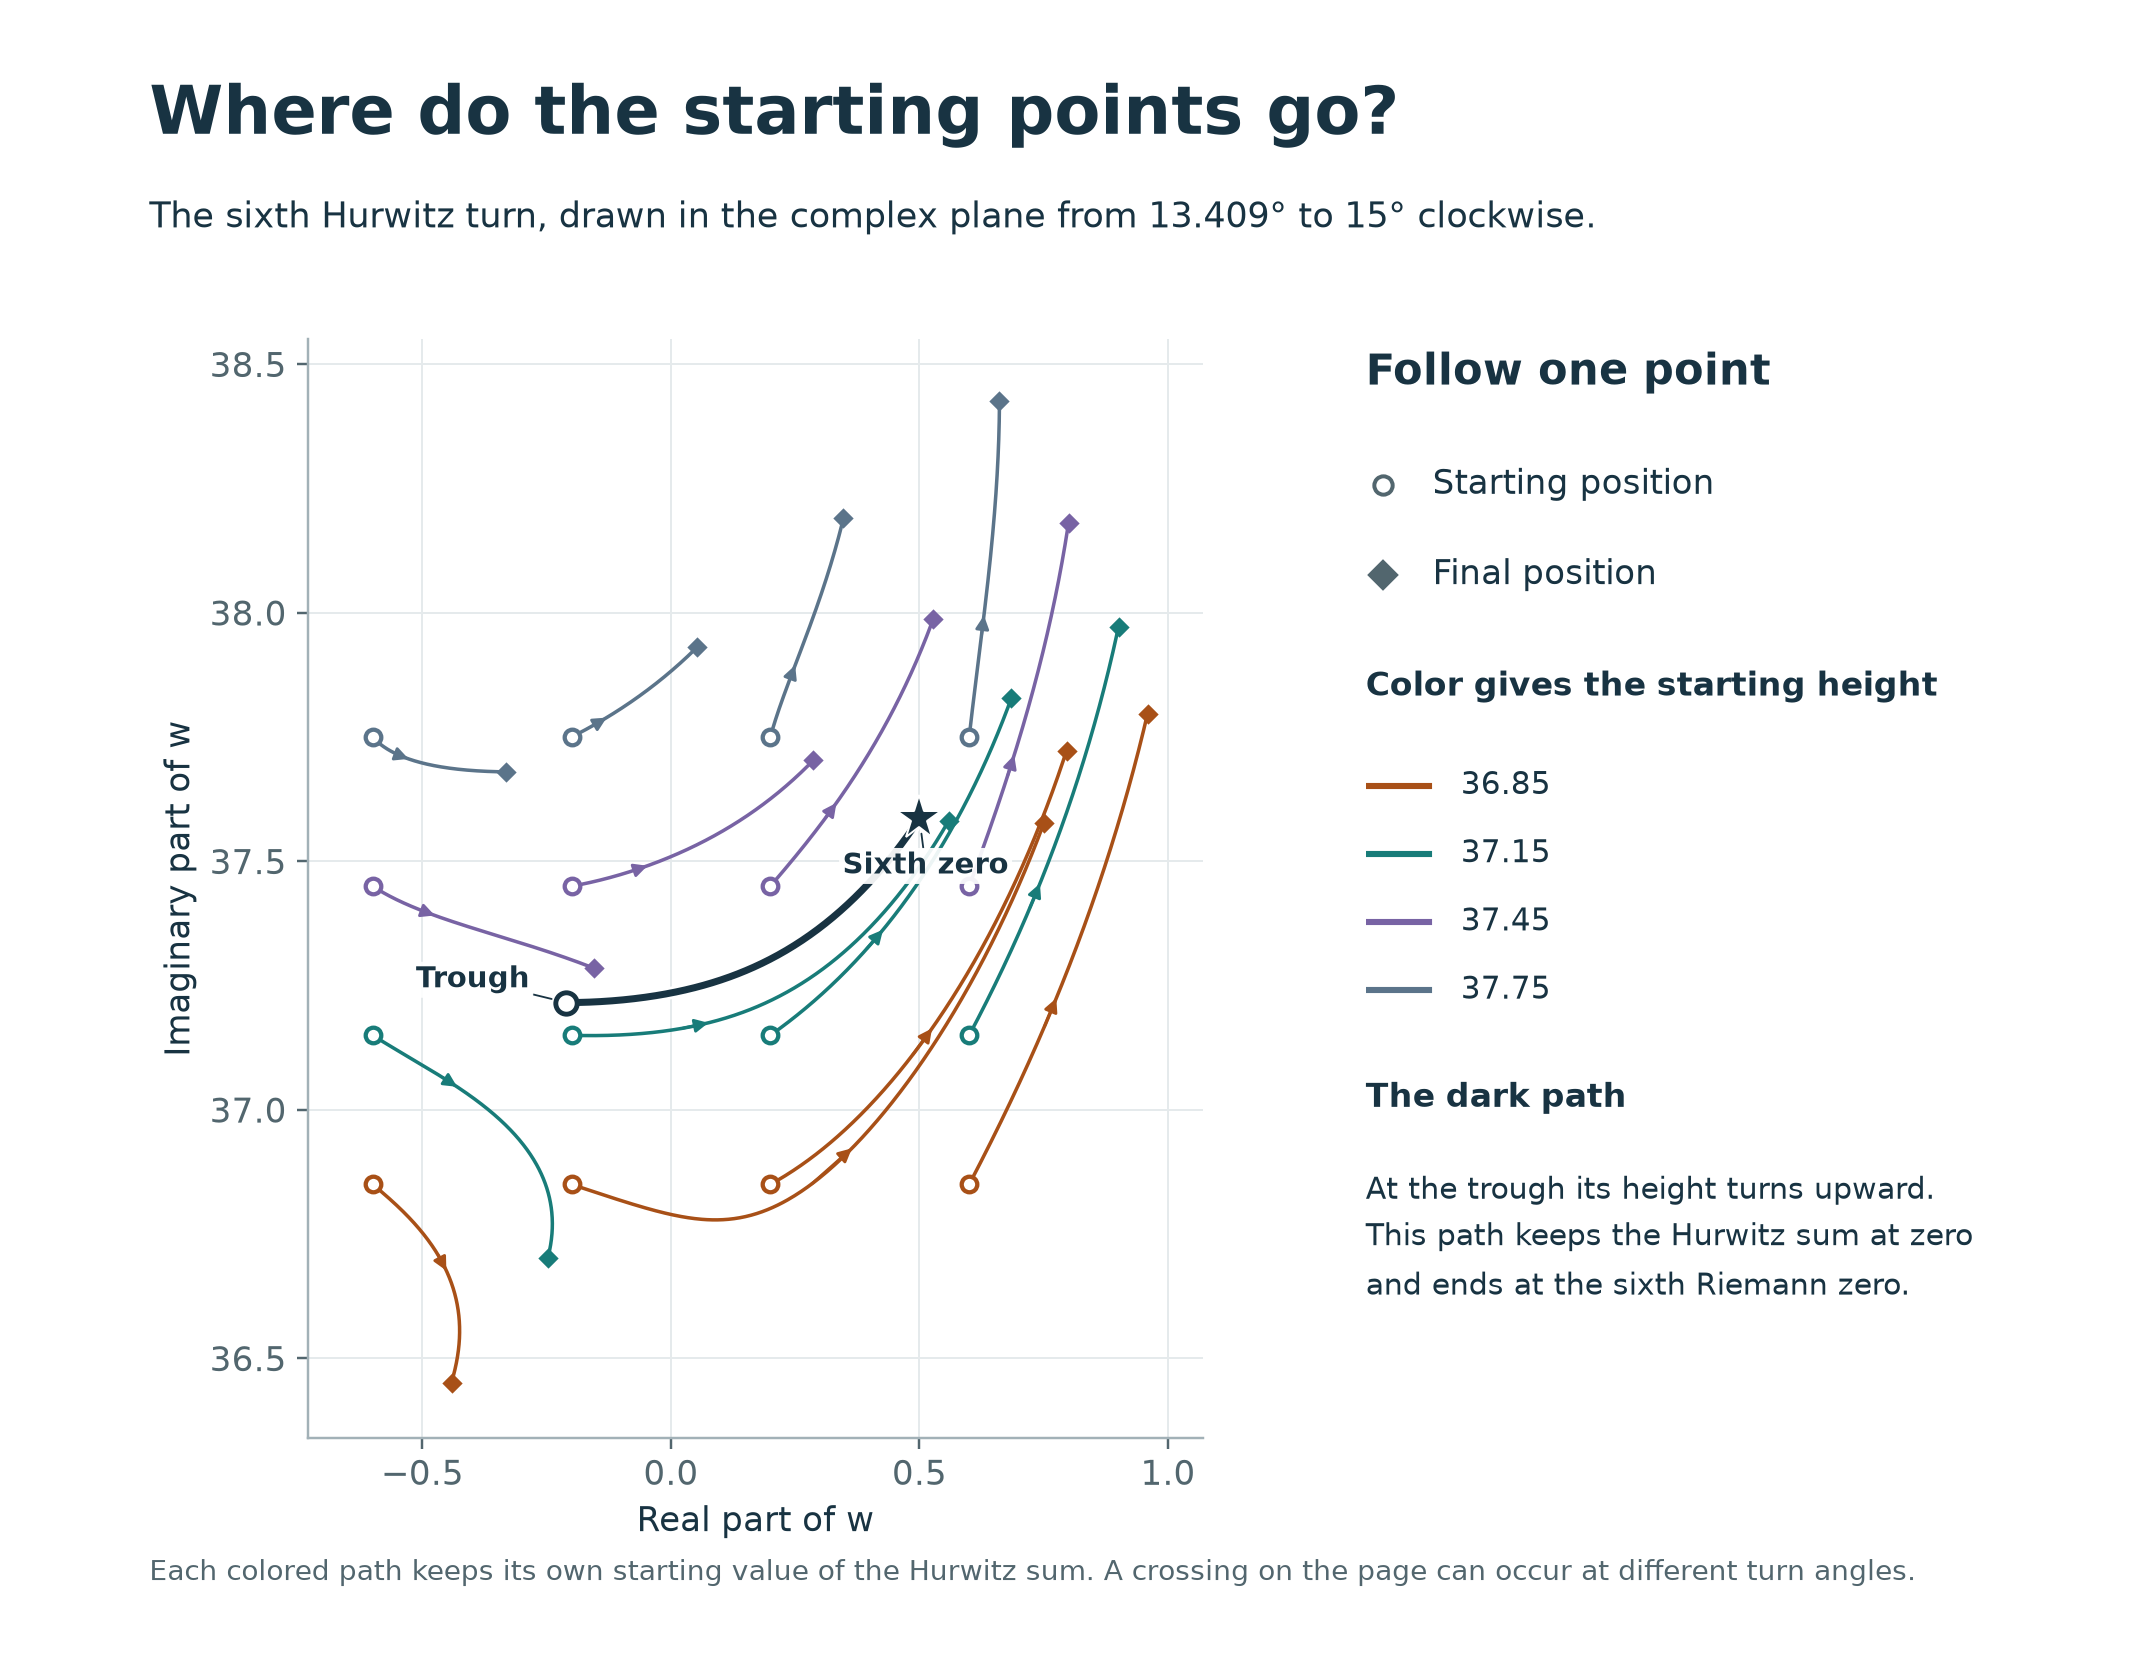

Recreate this plot in Python.
"""Draw actual continued paths and their relative displacement in the complex plane."""
import argparse
from pathlib import Path

import matplotlib
matplotlib.use("Agg")
import matplotlib.pyplot as plt
import numpy as np

from plane_map import HERE, fields, rk
from two_paths import follow


INK = "#183342"
SLATE = "#52666e"
TEAL = "#006a78"
ROW_COLORS = ("#a85017", "#187c79", "#7863a4", "#5b748a")


def arrow(ax, path, i, j, color, size=12):
    a, b = path[i], path[j]
    ax.annotate("", xy=(b.real, b.imag), xytext=(a.real, a.imag),
                arrowprops=dict(arrowstyle="-|>", mutation_scale=size,
                                shrinkA=0, shrinkB=0, color=color, linewidth=.95))


def setup(ax):
    ax.set_aspect("equal", adjustable="box")
    ax.spines[["top", "right"]].set_visible(False)
    ax.spines[["bottom", "left"]].set_color("#a2b1b7")
    ax.grid(color="#e5eaec", linewidth=.65)
    ax.set_axisbelow(True)


def field_map(out, zero, h0):
    with np.load(HERE / "plane_map.npz", allow_pickle=False) as data:
        cols, rows = [12, 44, 76, 108], [8, 32, 56, 80]
        x, y = data["x"][cols], data["y"][rows]
        indices = np.ix_(rows, cols)
        assert data["accepted"][indices].all()
        expected = data["end"][indices].flatten()
    starts = (x[None, :] + 1j*y[:, None]).flatten()
    fine, slope = rk(starts, h0, 384)
    coarse, _ = rk(starts, h0, 192)
    assert np.all(slope > 1e-4) and np.max(abs(fine[::2] - coarse)) < 2e-5
    assert np.max(abs(fine[-1] - expected)) < 2e-5
    levels = fields(starts, 1/6 + h0/180)[0]
    for angle, points in zip(np.linspace(h0, 15, len(fine)), fine):
        values = fields(points, 1/6 + angle/180)[0]
        assert np.all(abs(values-levels)/(1+abs(levels)) < 5e-7)

    fig = plt.figure(figsize=(9.7, 7.6), facecolor="white")
    fig.text(.07, .92, "Where do the starting points go?", fontsize=22, weight="bold")
    fig.text(.07, .864, "The sixth Hurwitz turn, drawn in the complex plane from 13.409° to 15° clockwise.", fontsize=11.4)
    ax = fig.add_axes([.074, .14, .56, .657])
    setup(ax)
    for k, path in enumerate(fine.T):
        color = ROW_COLORS[k // len(x)]
        ax.plot(path.real, path.imag, lw=1.15, color=color)
        arrow(ax, path, 128, 151, color, 9)
        ax.plot(path[0].real, path[0].imag, "o", mec=color, mfc="white", mew=1.4, ms=5.1)
        ax.plot(path[-1].real, path[-1].imag, "D", mec=color, mfc=color, ms=3.6)
    ax.plot(zero.real, zero.imag, color="white", lw=4.1, zorder=5)
    ax.plot(zero.real, zero.imag, color=INK, lw=2.3, zorder=6)
    ax.plot(zero[0].real, zero[0].imag, "o", mec=INK, mfc="white", mew=1.6, ms=7, zorder=7)
    ax.plot(zero[-1].real, zero[-1].imag, "*", mec="white", mfc=INK, mew=.65, ms=15, zorder=7)
    for name, z, delta, align in (("Trough",zero[0],(-12,5),"right"),
                                 ("Sixth zero",zero[-1],(2,-18),"center")):
        ax.annotate(name, (z.real,z.imag), xytext=delta, textcoords="offset points",
                    weight="bold", fontsize=9.5, ha=align, zorder=8,
                    bbox=dict(boxstyle="round,pad=.12", fc="white", ec="none", alpha=.92),
                    arrowprops=dict(arrowstyle="-",color=INK,lw=.6,shrinkA=0,shrinkB=5))
    ax.set(xlim=(-.73,1.07), ylim=(36.34,38.55), xticks=[-.5,0,.5,1],
           yticks=[36.5,37,37.5,38,38.5], xlabel="Real part of w", ylabel="Imaginary part of w")
    side=fig.add_axes([.64,.20,.33,.60]); side.axis("off")
    side.text(0,.95,"Follow one point",weight="bold",fontsize=14)
    for yy, marker, label, fill in ((.85,"o","Starting position","white"),(.76,"D","Final position",SLATE)):
        side.plot(.025,yy,marker,ms=6,mec=SLATE,mfc=fill,mew=1.3,transform=side.transAxes)
        side.text(.095,yy,label,va="center",transform=side.transAxes)
    side.text(0,.64,"Color gives the starting height",size=10.7,weight="bold")
    for n, (height, color) in enumerate(zip(y,ROW_COLORS)):
        yy=.55-.068*n
        side.plot([0,.09],[yy,yy],color=color,lw=2,transform=side.transAxes)
        side.text(.135,yy,f"{height:.2f}",va="center",size=10.3,transform=side.transAxes)
    side.text(0,.23,"The dark path",size=10.7,weight="bold")
    side.text(0,.17,"At the trough its height turns upward.\nThis path keeps the Hurwitz sum at zero\nand ends at the sixth Riemann zero.",fontsize=9.8,linespacing=1.55,va="top")
    side.set(xlim=(0,1),ylim=(0,1))
    fig.text(.07,.055,"Each colored path keeps its own starting value of the Hurwitz sum. A crossing on the page can occur at different turn angles.",size=9.1,color=SLATE)
    fig.savefig(out / "complex_turn.png", dpi=220)
    plt.close(fig)


def relative_map(out, angles, delta):
    fig = plt.figure(figsize=(8.6, 7.25), facecolor="white")
    fig.text(.075,.913,"Which way does the neighbor turn?",size=21,weight="bold")
    fig.text(.075,.858,"Keep the original moving point at the origin. One axis unit here equals the initial gap of one millionth.",size=10.8)
    ax=fig.add_axes([.09,.188,.85,.584])
    setup(ax)
    ax.axhline(0,color="#8a999e",lw=.9); ax.axvline(0,color="#8a999e",lw=.9)
    theta=np.linspace(-.1,1.75,240)
    ax.plot(np.cos(theta),np.sin(theta),color="#82939b",linestyle=(0,(3,3)),lw=1.1)
    ax.plot(delta.real,delta.imag,color=TEAL,lw=2.8)
    arrow(ax,delta,48,62,TEAL);arrow(ax,delta,227,240,TEAL)
    ax.scatter([0],[0],s=30,color=INK,zorder=4)
    ax.annotate("Original point", (0,0), xytext=(6,9),textcoords="offset points",size=9.6)
    ax.plot([0,delta[-1].real],[0,delta[-1].imag],color="#9eabae",lw=1)
    picks = [(0,"Start",(0,-20),"center"),(np.abs(angles-14.30).argmin(),"14.30°",(9,3),"left"),
             (-1,"Finish",(0,-19),"left")]
    for j,label,offset,align in picks:
        z=delta[j]
        ax.plot(z.real,z.imag,"o",mec=TEAL,mfc="white" if j==0 else TEAL,ms=6,zorder=5)
        ax.annotate(label,(z.real,z.imag),xytext=offset,textcoords="offset points",
                    fontsize=10.3,weight="bold",ha=align)
    ax.set(xlim=(-.16,1.30),ylim=(-.125,1.12),xticks=[0,.25,.5,.75,1,1.25],
           yticks=[0,.25,.5,.75,1], xlabel="Horizontal offset from the moving point",ylabel="Vertical offset")
    fig.text(.075,.091,"The dashed arc is one initial gap from the origin. Outside it, the pair is farther apart than at launch.",size=10.5)
    fig.text(.075,.049,"Final offset: 0.247 millionths right, 0.906 millionths up. Its direction has turned 74.74°.",size=10.5,weight="bold")
    fig.savefig(out / "complex_offset.png",dpi=220)
    plt.close(fig)


def draw(out):
    plt.rcParams.update({"font.family":"DejaVu Sans","font.size":11,"text.color":INK,
                         "axes.labelcolor":INK,"xtick.color":SLATE,"ytick.color":SLATE})
    _, records = follow(320)
    angles, zero, neighbor, gap = (np.asarray(column) for column in zip(*records))
    delta = (neighbor-zero)*1e6
    # Double rounding of the large common height can affect individual
    # components by <1e-8 on this magnified scale. follow() computed the
    # magnitude directly from a 192-bit difference before rounding.
    assert np.max(abs(abs(delta)-gap)) < 1e-8
    assert abs(delta[0]-1)<1e-8 and abs(delta[-1]-(.247208976+.905975071j))<1e-8
    field_map(out, zero, angles[0])
    relative_map(out, angles, delta)


if __name__ == "__main__":
    parser=argparse.ArgumentParser(description=__doc__)
    parser.add_argument("--output",type=Path,default=HERE)
    args=parser.parse_args()
    args.output.mkdir(parents=True,exist_ok=True)
    draw(args.output)
